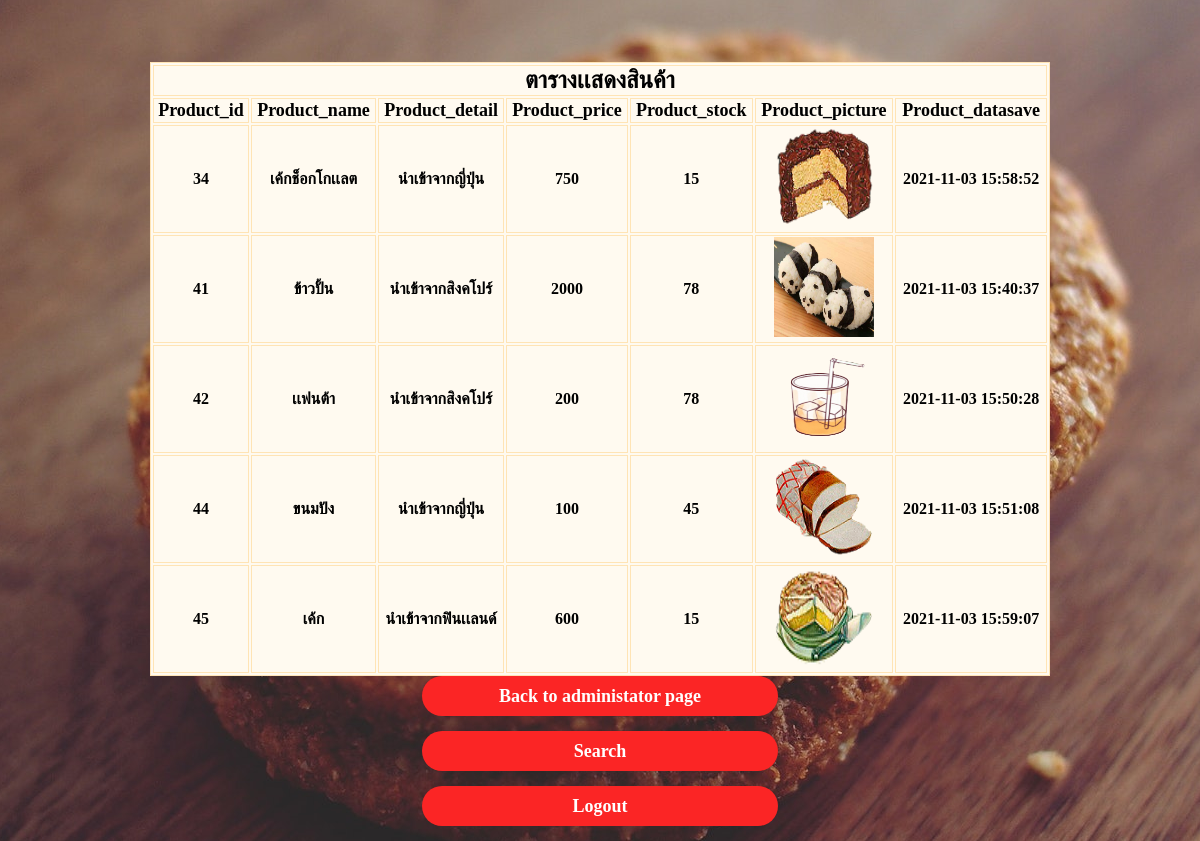
The page /showdatapageadmin.php on the database its author committed.
### tables this page shows
CREATE TABLE `db_product` (
  `db_productid` int(5) NOT NULL,
  `db_productname` char(100) NOT NULL,
  `db_productdetail` text NOT NULL,
  `db_productprice` float NOT NULL,
  `db_productstock` int(11) NOT NULL,
  `db_productdatasave` timestamp NOT NULL DEFAULT current_timestamp() ON UPDATE current_timestamp(),
  `db_productpicture` varchar(150) NOT NULL COMMENT 'รูปสินค้า'
);

### showdatapageadmin.php (the view, shortened to what this page needs)
<!doctype html>
<html>
<head>
<link rel="stylesheet" type="text/css" href="styletable.css">
</head>
<body>
<?PHP
	$link=mysqli_connect("localhost","root","123456","website")
    or die("Error connect to database");
	mysqli_set_charset($link,"utf8");
	$sql="SELECT * FROM db_product";
	$result=mysqli_query($link,$sql);
	if(!$result)
	{
		echo"mysqli_error($link)";
	}
	elseif(mysqli_num_rows($result)==0)
	{
		echo"No data";
	}
	else
	{
		echo"<br>";
		echo"<br>";
		echo"<br>";
		echo"<table width='900' bgcolor='#FFFAF0' border='1' bordercolor='#FFE4B5' align='center'>
		<tr><td colspan=7><center><font size='5px'>ตารางเเสดงสินค้า</font></center></td></tr>";
		echo"<tr><td><center><font size='4px'>Product_id</font></center></td>
		         <td><center><font size='4px'>Product_name</font></center></td>
				 <td><center><font size='4px'>Product_detail</font></center></td>
				 <td><center><font size='4px'>Product_price</font></center></td>
				 <td><center><font size='4px'>Product_stock</font></center></td>
				 <td><center><font size='4px'>Product_picture</font></center></td>
				 <td><center><font size='4px'>Product_datasave</font></center></td>
				 </tr>";
		while($data=mysqli_fetch_array($result))
		{
			echo"<tr>";
			echo"<td><center><font size='3px'>{$data['db_productid']}</font></center></td>";
			echo"<td><center><font size='3px'>{$data['db_productname']}</font></center></td>";
			echo"<td><center><font size='3px'>{$data['db_productdetail']}</font></center></td>";
			echo"<td><center><font size='3px'>{$data['db_productprice']}</font></center></td>";
			echo"<td><center><font size='3px'>{$data['db_productstock']}</font></center></td>";
			$picture=$data['db_productpicture'];
			echo"<td><center><img src='db_productpicture/$picture' width=100 height=100></center></td>";
			echo"<td><center><font size='3px'>{$data['db_productdatasave']}</font></center></td>";
			echo"</tr>";
		}
		echo"</table>";
	}
?>
<div class="button">
  <form>
	  <center><input name="back to administator page" type="submit" formaction="mainpage_adminnew.php"  value="Back to administator page" id="back to administator page"></center>
	 <center>
		 <input name="search" type="submit"  formaction="searchform.php" formmethod="POST" value="Search">
	 </center>
	   <center>
	   <input name="logout" type="submit"  formaction="logout.php" formmethod="POST" value="Logout">
	 </center>
  </form>
</div>
</body>
</html>

### styletable.css (style rules this page uses)
body { background: url("showdataa.jpg"); background-attachment: fixed; background-repeat: no-repeat; background-position: center; font-family: "Nithan"; font-weight: bold; }
.button input { width: 30%; margin-bottom: 15px; font-weight: bold; font-family: "Nithan"; display: block; }
.button input[type="submit"] { border:none; outline: none; height: 40px; background: #fb2525; color: #fff; font-size: 18px; border-radius: 20px; }

### rows shown on the page
db_product: db_productid "34", db_productname "เค้กช็อกโกเเลต", db_productdetail "นำเข้าจากญี่ปุ่น", db_productprice "750", db_productstock "15", db_productpicture (picture), db_productdatasave "2021-11-03 15:58:52"
db_product: db_productid "41", db_productname "ข้าวปั้น", db_productdetail "นำเข้าจากสิงคโปร์", db_productprice "2000", db_productstock "78", db_productpicture (picture), db_productdatasave "2021-11-03 15:40:37"
db_product: db_productid "42", db_productname "เเฟนต้า", db_productdetail "นำเข้าจากสิงคโปร์", db_productprice "200", db_productstock "78", db_productpicture (picture), db_productdatasave "2021-11-03 15:50:28"
db_product: db_productid "44", db_productname "ขนมปัง", db_productdetail "นำเข้าจากญี่ปุ่น", db_productprice "100", db_productstock "45", db_productpicture (picture), db_productdatasave "2021-11-03 15:51:08"
db_product: db_productid "45", db_productname "เค้ก", db_productdetail "นำเข้าจากฟินเเลนด์", db_productprice "600", db_productstock "15", db_productpicture (picture), db_productdatasave "2021-11-03 15:59:07"
